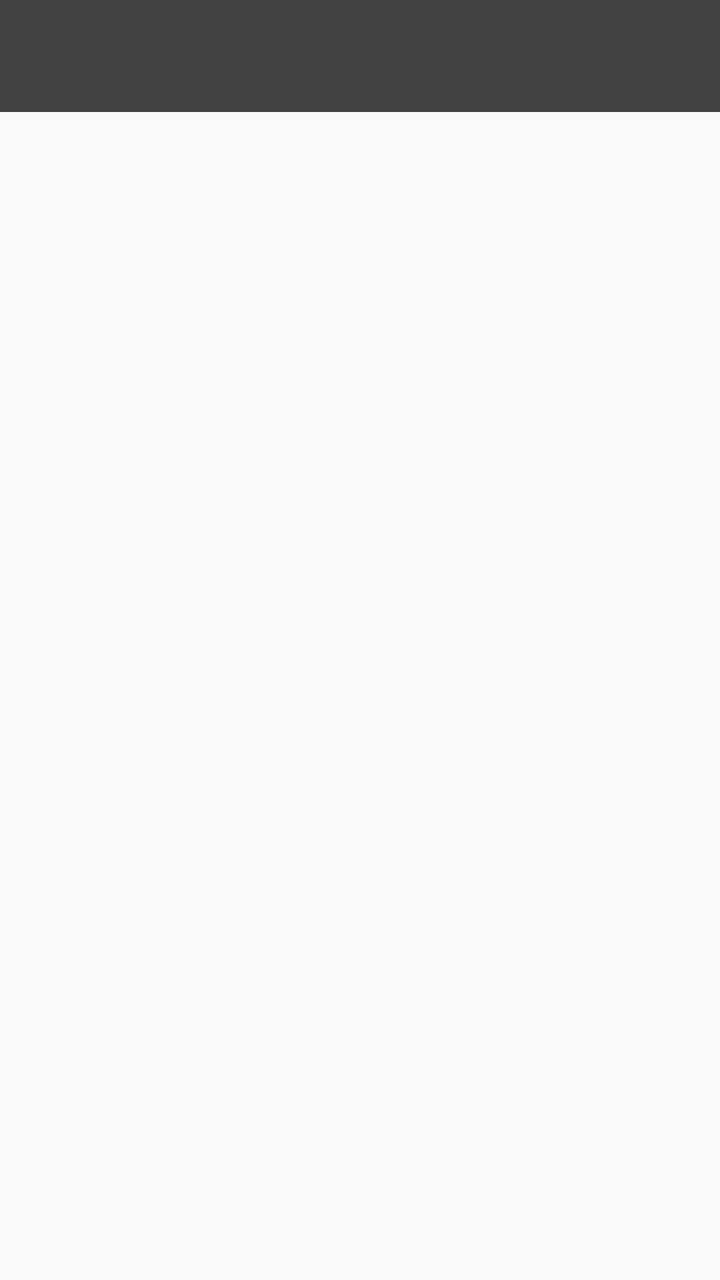
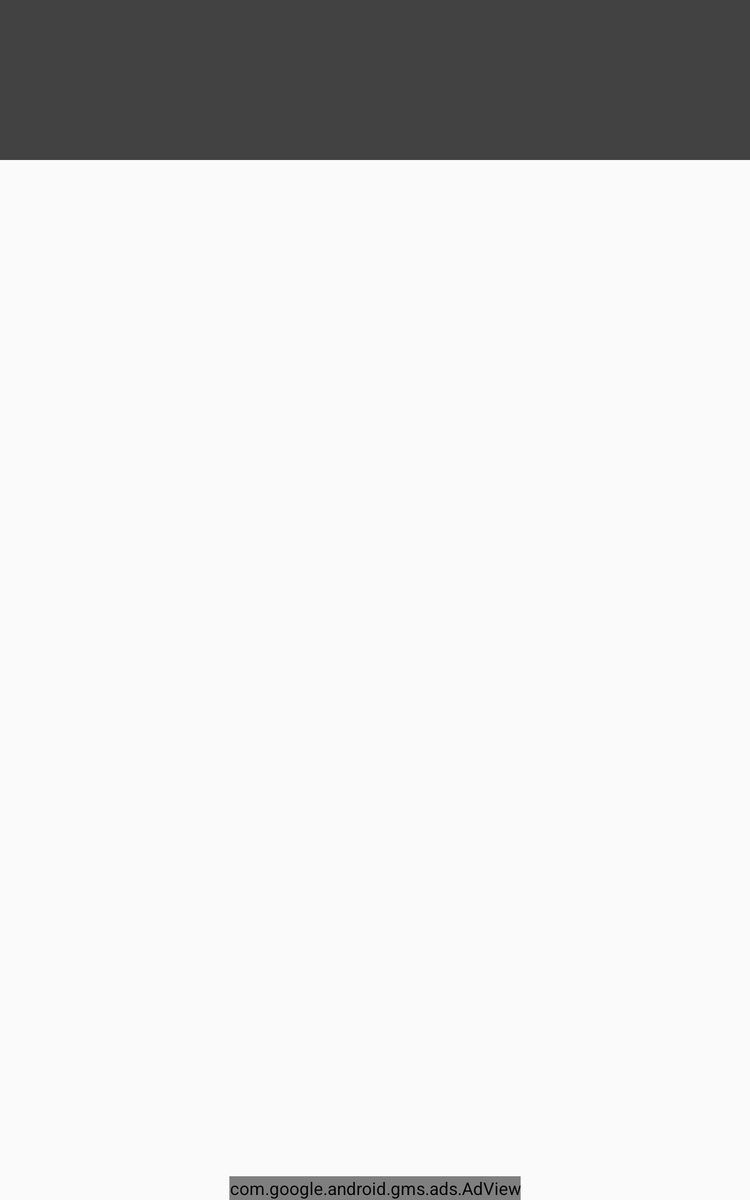

Two renders of one Android screen. The first uses the default layout on a phone; the second uses the alternative layout the repository ships for a different screen configuration, on a matching device. The two XML files are below.
<!-- AndroidManifest.xml: application theme AppTheme -->
<!-- res/layout/activity_main.xml -->
<?xml version="1.0" encoding="utf-8"?>
<LinearLayout
    xmlns:android="http://schemas.android.com/apk/res/android"
    xmlns:app="http://schemas.android.com/apk/res-auto"
    android:layout_width="match_parent"
    android:layout_height="match_parent"
    android:orientation="vertical">

    <android.support.v7.widget.Toolbar
        android:id="@+id/toolbar"
        android:layout_width="match_parent"
        android:layout_height="wrap_content"
        android:minHeight="?attr/actionBarSize"
        android:background="@color/primary_color"
        android:theme="@style/ThemeOverlay.AppCompat.Dark"
        app:popupTheme="@style/ThemeOverlay.AppCompat.Dark"/>
    
    <FrameLayout
        android:layout_width="match_parent"
        android:layout_height="match_parent">

        <android.support.v7.widget.RecyclerView
            android:id="@+id/recycler_view"
            android:layout_width="match_parent"
            android:layout_height="match_parent"/>

    </FrameLayout>

</LinearLayout>
<!-- resources referenced by this layout -->
<resources>
  <color name="primary_color">#424242</color>
  <style name="AppTheme" parent="Theme.AppCompat.Light.NoActionBar">
          <item name="colorPrimary">@color/primary_color</item>
          <item name="colorPrimaryDark">@color/primary_dark_color</item>
          <item name="colorAccent">@color/accent_color</item>
          <item name="android:actionOverflowButtonStyle">@style/Overflow</item>
      </style>
  <color name="primary_dark_color">#212121</color>
  <color name="accent_color">#2196F3</color>
  <style name="Overflow" parent="@android:style/Widget.Holo.ActionButton.Overflow">
          <item name="android:src">@drawable/ic_more_vert_white_24dp</item>
      </style>
</resources>
<!-- res/layout-sw600dp/activity_main.xml (the repository's variant of the layout above) -->
<!-- drawn on a 7-inch tablet held upright -->
<?xml version="1.0" encoding="utf-8"?>
<RelativeLayout
    xmlns:android="http://schemas.android.com/apk/res/android"
    xmlns:app="http://schemas.android.com/apk/res-auto"
    android:layout_width="match_parent"
    android:layout_height="match_parent">

    <android.support.v7.widget.Toolbar
        android:id="@+id/toolbar"
        android:layout_width="match_parent"
        android:layout_height="wrap_content"
        android:minHeight="?attr/actionBarSize"
        android:background="@color/primary_color"
        android:theme="@style/ThemeOverlay.AppCompat.Dark"
        app:popupTheme="@style/ThemeOverlay.AppCompat.Dark"/>

    <FrameLayout
        android:id="@+id/v_toolbar_extension"
        android:layout_width="match_parent"
        android:layout_height="64dp"
        android:layout_below="@+id/toolbar"
        android:background="?attr/colorPrimary"/>

    <android.support.v7.widget.RecyclerView
        android:id="@+id/recycler_view"
        android:layout_width="match_parent"
        android:layout_height="match_parent"
        android:layout_below="@id/toolbar"/>

    <com.google.android.gms.ads.AdView
        android:id="@+id/adView"
        android:layout_width="wrap_content"
        android:layout_height="wrap_content"
        android:layout_centerHorizontal="true"
        android:layout_alignParentBottom="true"
        app:adSize="BANNER"
        app:adUnitId="@string/banner_ad_unit_id">
    </com.google.android.gms.ads.AdView>

</RelativeLayout>
